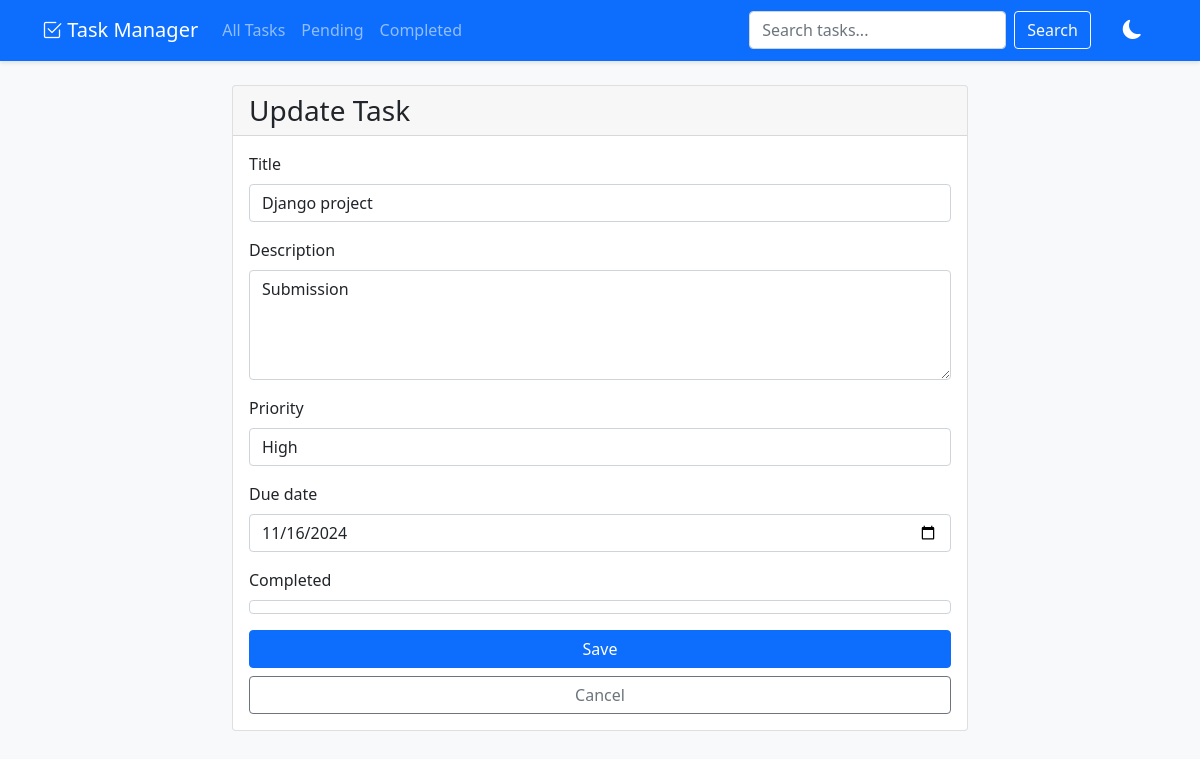
/task/3/update/, run on the app's committed database.
### myapp/models.py (models this page shows, shortened)
class Task(models.Model):
    PRIORITY_CHOICES = [
        ('low', 'Low'),
        ('medium', 'Medium'),
        ('high', 'High'),
    ]
    title = models.CharField(max_length=200)
    description = models.TextField()
    priority = models.CharField(max_length=10, choices=PRIORITY_CHOICES, default='medium')
    due_date = models.DateField()
    completed = models.BooleanField(default=False)
    created_at = models.DateTimeField(auto_now_add=True)
    updated_at = models.DateTimeField(auto_now=True)

### myapp/views.py (the view)
# urls.py: path('task/<int:pk>/update/', views.task_update, name='task_update'),
def task_update(request, pk):
    task = get_object_or_404(Task, pk=pk)
    if request.method == 'POST':
        form = TaskForm(request.POST, instance=task)
        if form.is_valid():
            form.save()
            messages.success(request, 'Task updated successfully!')
            return redirect('task_list')
    else:
        form = TaskForm(instance=task)
    return render(request, 'task_form.html', {'form': form, 'title': 'Update Task'})

### myapp/forms.py
class TaskForm(forms.ModelForm):
    class Meta:
        model = Task
        fields = ['title', 'description', 'priority', 'due_date', 'completed']
        widgets = {
            'due_date': forms.DateInput(attrs={'type': 'date'}),
            'description': forms.Textarea(attrs={'rows': 4}),
        }

### templates/task_form.html (shortened to what this page needs)
{% extends 'base.html' %}
{% load widget_tweaks %}
{% block content %}
<div class="row justify-content-center">
    <div class="col-md-8">
        <div class="card">
            <div class="card-header">
                <h3 class="card-title mb-0">{{ title }}</h3>
            </div>
            <div class="card-body">
                <form method="post">
                    {% for field in form %}
                    <div class="mb-3">
                        <label for="{{ field.id_for_label }}" class="form-label">{{ field.label }}</label>
                        {{ field|add_class:"form-control" }}
                    </div>
                    {% endfor %}
                    <div class="d-grid gap-2">
                        <button type="submit" class="btn btn-primary">Save</button>
                        <a href="{% url 'task_list' %}" class="btn btn-outline-secondary">Cancel</a>
                    </div>
                </form>
            </div>
        </div>
    </div>
</div>
{% endblock %}

### data on the page
Task: form "Django project" "Submission" "High" "11/16/2024"

### other printed values
{{ title }} "Update Task"
{{ field.label }} "Title" "Description" "Priority" "Due date" "Completed"
